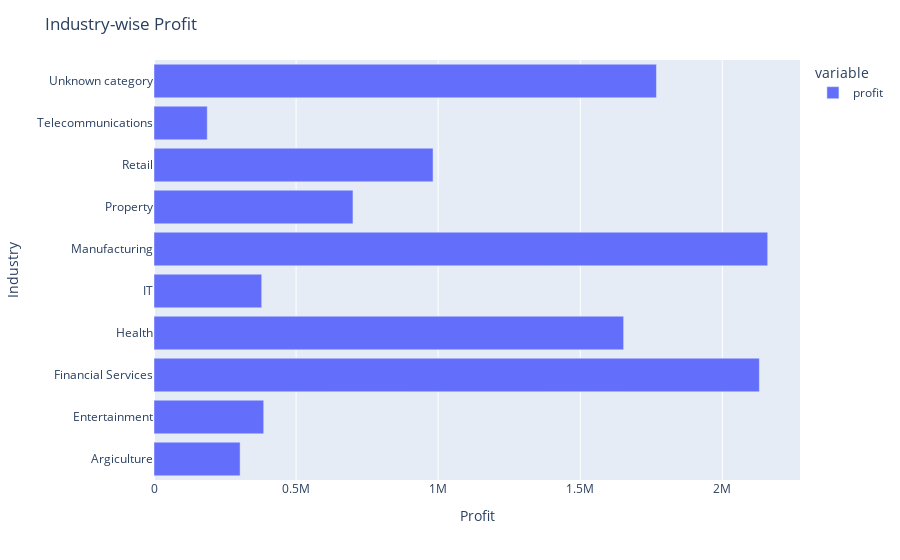

Notebook code cell kept with this figure:
### Code cell
# Plot the profit
data = pd.DataFrame(profit_by_industry)


fig = px.bar(profit_by_industry, orientation='h')
fig.update_layout(
    xaxis_title = 'Profit',
    yaxis_title = 'Industry',
    title = 'Industry-wise Profit'
)
fig.show()

### Figure 1 — Plotly figure (JSON) as saved in the notebook; plotly's stock layout.template omitted (floating-point values rounded to 4 significant figures)
{"data": [{"alignmentgroup": "True", "hovertemplate": "variable=profit<br>value=%{x}<br>job_industry_category=%{y}<extra></extra>", "legendgroup": "profit", "marker": {"color": "#636efa", "pattern": {"shape": ""}}, "name": "profit", "offsetgroup": "profit", "orientation": "h", "showlegend": true, "textposition": "auto", "type": "bar", "x": [303000.0, 386100.0, 2130000.0, 1653000.0, 379000.0, 2160000.0, 700100.0, 982000.0, 187400.0, 1768000.0], "xaxis": "x", "y": ["Argiculture", "Entertainment", "Financial Services", "Health", "IT", "Manufacturing", "Property", "Retail", "Telecommunications", "Unknown category"], "yaxis": "y"}], "layout": {"barmode": "relative", "legend": {"title": {"text": "variable"}, "tracegroupgap": 0}, "margin": {"t": 60}, "title": {"text": "Industry-wise Profit"}, "xaxis": {"anchor": "y", "domain": [0, 1], "title": {"text": "Profit"}}, "yaxis": {"anchor": "x", "domain": [0, 1], "title": {"text": "Industry"}}}}
